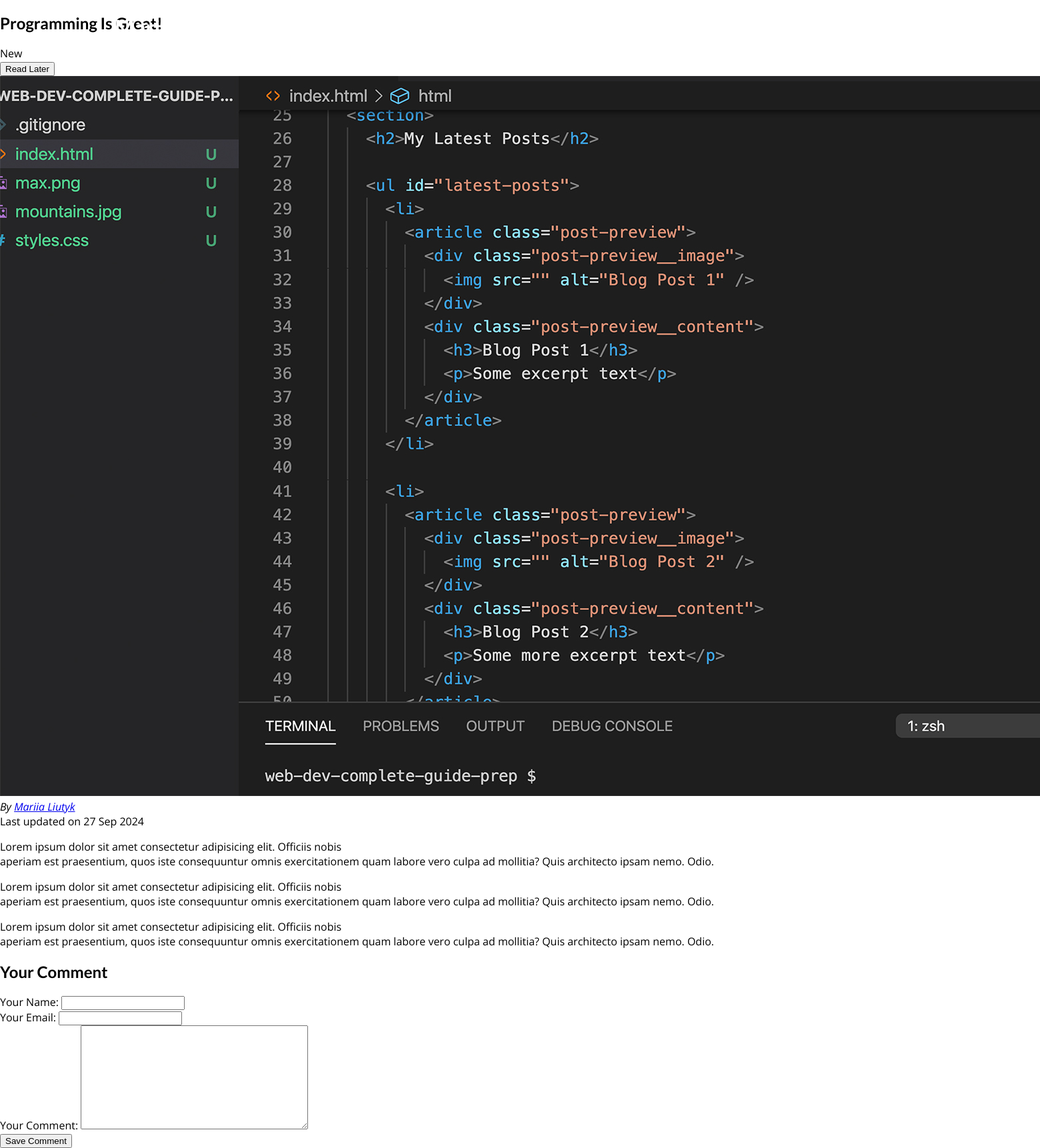
Page /posts/programming-is-fun on the committed database.
### blog/models.py (models this page shows, shortened)
class Post(models.Model):
        title = models.CharField(max_length=150)
        excerpt = models.CharField(max_length=200)
        image = models.ImageField(upload_to="posts", null=True)
        date = models.DateField(auto_now=True)
        slug = models.SlugField(unique=True, db_index=True)
        content = models.TextField(validators=[MinLengthValidator(10)])
        author = models.ForeignKey(Author, on_delete=models.SET_NULL, null=True, related_name="posts")
        tags = models.ManyToManyField(Tag)

class Tag(models.Model):
      caption = models.CharField(max_length=20)

class Author(models.Model):
    first_name = models.CharField(max_length=100)
    last_name = models.CharField(max_length=100)
    email_address = models.EmailField()
    def full_name(self):
          return f"{self.first_name} {self.last_name}"
    def __str__(self):
          return self.full_name()

### blog/views.py (the view, shortened to what this page needs)
# urls.py: path("posts/<slug:slug>", views.SinglePostView.as_view(), name="post-detail-page"),
class SinglePostView(View):
    def is_stored_post(self, request, post_id):
        stored_posts = request.session.get("stored_posts")
        if stored_posts is not None:
            is_saved_for_later = post_id in stored_posts
        else:
            is_saved_for_later = False
        return is_saved_for_later
    def get(self, request, slug):
        post = Post.objects.get(slug=slug)
        context = {
            "post": post,
            "post_tags": post.tags.all(),
            "comment_form": CommentForm(),
            "comments": post.comments.all().order_by("-id"),
            "saved_for_later": self.is_stored_post(request, post.id)
        }
        return render(request, "blog/post-detail.html", context)

### blog/forms.py
class CommentForm(forms.ModelForm):
    class Meta:
        model = Comment
        exclude = ["post"]
        labels = {
            "user_name": "Your Name",
             "user_email": "Your Email",
             "text": "Your Comment"
            }

### blog/templates/blog/post-detail.html (shortened to what this page needs)
{% extends "base.html" %}
{% load static %}
{% block css_files %}
<link rel="stylesheet" href="{{ post.image.url }}" />
{% endblock  %}
{% block content %}
  <section id="summary">
      <h2>{{ post.title }}</h2>
      <div>
        {% for tag in post_tags %}
          <span class="taf">{{ tag.caption }}</span>
        {% endfor %}
      </div>
      <div id="read-later">
        <form action="{% url "read-later" %}" method="POST">
          <button>
            {% if saved_for_later %}
              Remove from "Read Later" list
            {% else %}
              Read Later
            {% endif %}
          </button>
        </form>
      </div>
      <article>
        <img src="{{ post.image.url }}" alt="{{ post.title }}" />
        <address>By <a href="mailto:{{ post.author.email_address }}">{{ post.author }}</a></address>
        <div>Last updated on <time>{{ post.date|date:"d M Y" }}</time></div>
      </article>
  </section>
  <main>
    {{ post.content|linebreaks }}
  </main>
    <section id="comment-form">
    <h2>Your Comment</h2>
    <form action="{% url "post-detail-page" post.slug %}" method="POST">
      {% for form_field in comment_form %}
      <div class="form-control {% if form_field.errors %}invalid{% endif %} ">
        {{ form_field.label_tag }}
        {{ form_field }}
      </div>
      {% endfor %}
       <button>Save Comment</button>
    </form>
  </section>
{% endblock %}

### static/app.css (style rules this page uses)
* { box-sizing: border-box; }
html { font-family: 'Open Sans', 'Lato', sans-serif; }
body { margin: 0; }
h1, h2, h3 { font-family: 'Lato', sans-serif; font-weight: bold; }

### rows in the picture
Post: title "Programming Is Great!", image (picture), author "Mariia Liutyk", date "27 Sep 2024", content "Lorem ipsum dolor sit amet consectetur adipisicing elit. Officiis nobis aperiam est praesentium, quos iste consequuntur omnis exercitationem quam labore vero culpa ad mollitia? Quis architecto ipsam nemo. Odio. Lorem ipsum dolor sit amet consectetur adipisicing elit. Officiis nobis aperiam est praesentium, quos iste consequuntur omnis exercitationem quam labore vero culpa ad mollitia? Quis architecto ipsam nemo. Odio. Lorem ipsum dolor sit amet consectetur adipisicing elit. Officiis nobis aperiam est praesentium, quos iste consequuntur omnis exercitationem quam labore vero culpa ad mollitia? Quis architecto ipsam nemo. Odio."
Tag: caption "New"
